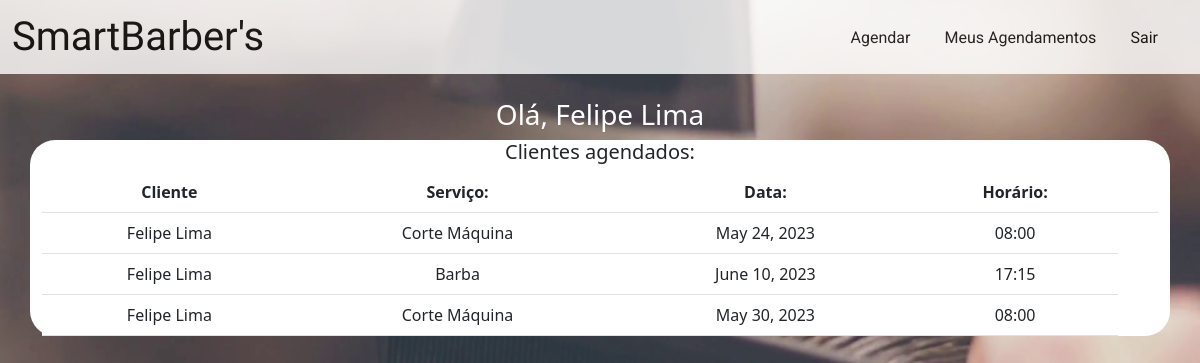
The page /core/clientesAgendados/ (signed in) on the database its author committed.
### core/models.py (models this page shows, shortened)
class Agendamento(models.Model):
    id = models.AutoField(primary_key=True)
    servico = models.CharField(max_length=100, verbose_name='servico')
    valor = models.DecimalField(max_digits=6, decimal_places=2, default=0)
    user = models.ForeignKey(get_user_model(), on_delete=models.CASCADE)
    data = models.DateField(null=False, blank=False,verbose_name='data')
    horario = models.CharField(max_length=12, verbose_name='horario')

### core/views.py (the view)
# urls.py: path('clientesAgendados/', views.clientesAgendados, name="clientesAgendados"),
def clientesAgendados(request):
    varServicos = Servicos.objects.all()
    varHorarios = Horarios.objects.all()
    varAgendamentos = Agendamento.objects.all()
    return render(request, "clientesAgendados.html", {"servicos" : varServicos , "horarios" : varHorarios, "agendamentos" : varAgendamentos})

### core/templates/clientesAgendados.html
{% extends 'template_base.html' %}
{% block conteudo %}
<br>
<h3 style="color: white;">Olá, {{user.first_name}}</h3>
<div class="container" id="container_clientes">
    <h5>Clientes agendados:</h5>
    <table class="table" id="agendamentos_table">
        <thead>
            <tr>
                <th scope="col">Cliente</th>
                <th scope="col">Serviço:</th>
                <th scope="col">Data:</th>
                <th scope="col">Horário:</th>
                <th scope="col"></th>
            </tr>
        </thead>
        <tbody>
            {% for agendamento in agendamentos %}
            <tr>
                <td> {{user.first_name}}</td>
                <td> {{agendamento.servico}} </td>
                <td> {{agendamento.data}} </td>
                <td> {{agendamento.horario}} </td>
            </tr>
            {% endfor %}
        </tbody>
    </table>
</div>
{% endblock %}

### core/static/css/style.css (style rules this page uses)
body { background-image:url("../img/fundo_paginaInicial.png"); background-repeat: no-repeat; background-size: 100% 100%; }
html { height: 100%; text-align: center; }
#agendamentos_table { width: 100%; }
#container_clientes { background-color: rgba(255,255,255, 1); border-radius: 25px; }

### rows shown on the page
Agendamento: servico "Corte Máquina", data "May 24, 2023", horario "08:00"
Agendamento: servico "Barba", data "June 10, 2023", horario "17:15"
Agendamento: servico "Corte Máquina", data "May 30, 2023", horario "08:00"

### other values the page prints
{{ user.first_name }} "Felipe Lima"
